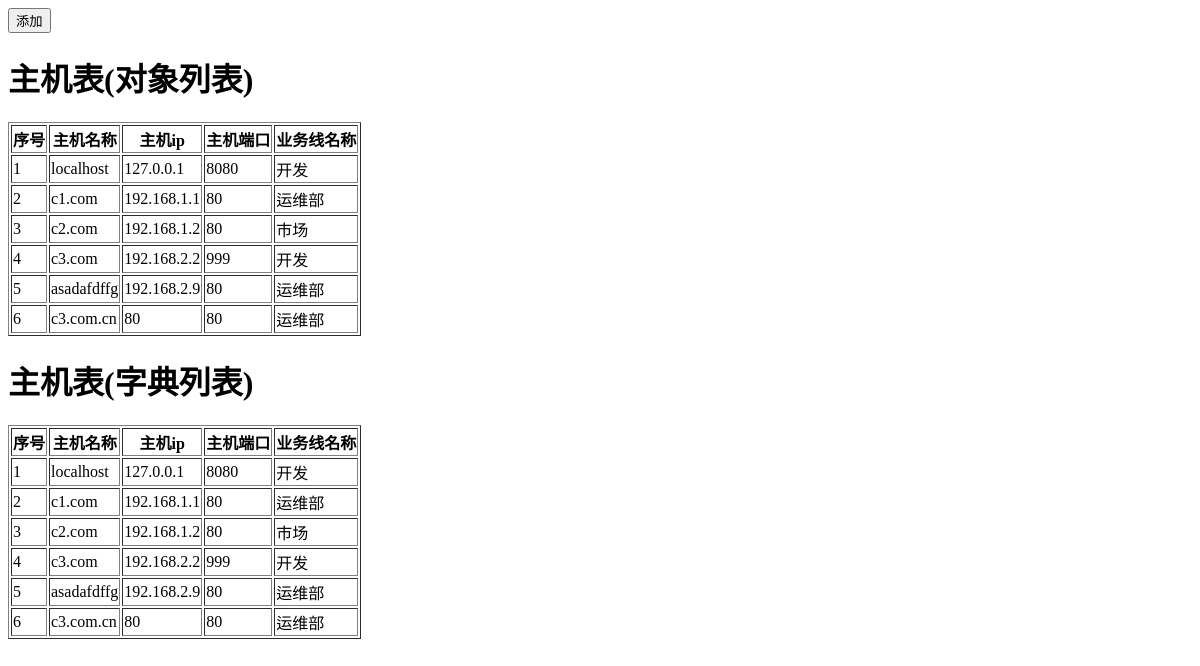
The app's page /host, older data.
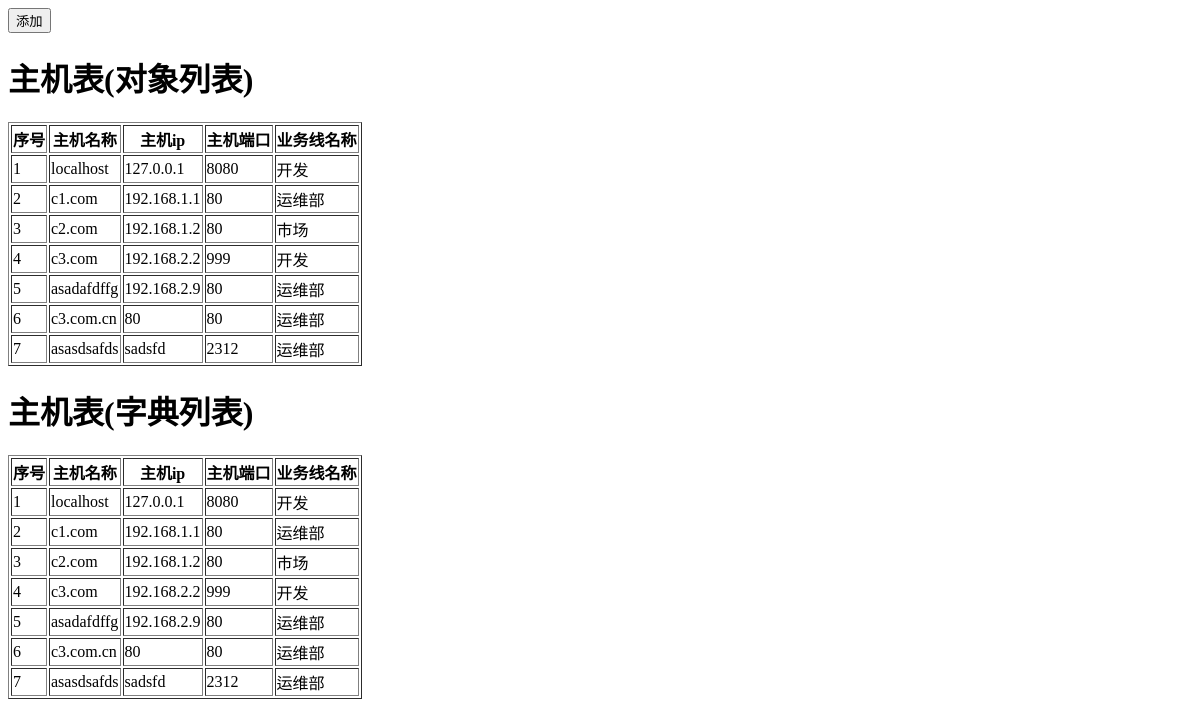
The same page, newer data.
### app01/models.py (models this page shows)
class Host(models.Model):
    nid = models.AutoField(primary_key=True)
    hostname = models.CharField(max_length=32, db_index=True)
    ip = models.GenericIPAddressField(protocol='both', db_index=True)
    port = models.IntegerField()
    business = models.ForeignKey(to='Business', to_field='id')

class Business(models.Model):
    caption = models.CharField(max_length=32)
    english = models.CharField(max_length=32, null=True)

### app01/views.py (the view, shortened to what this page needs)
# urls.py: url(r'^host$', views.host),
def host(request):
    if request.method == 'GET':
        hosts1 = models.Host.objects.all()
        hosts2 = models.Host.objects.filter(nid__gt=0).values('nid', 'ip', 'hostname', 'port', 'business_id',
                                                              'business__caption')
        businesses1 = models.Business.objects.all()
        return render(request, 'host.html', {'hosts1': hosts1, 'hosts2': hosts2, 'businesses': businesses1})

### templates/host.html (shortened to what this page needs)
<!DOCTYPE html>
<html lang="en">
<head>
</head>
<body>
    <div>
        <input id="add-host" type="button" value="添加">
    </div>
    <h1>主机表(对象列表)</h1>
    <table border="1">
        <thead>
            <th>序号</th>
            <th>主机名称</th>
            <th>主机ip</th>
            <th>主机端口</th>
            <th>业务线名称</th>
        </thead>
        <tbody>
                {% for host in hosts1 %}
                    <tr host-id="{{host.nid}}" buniness-id="{{host.business.id}}">
                        <td>{{ forloop.counter }}</td>
                        <td>{{ host.hostname }}</td>
                        <td>{{ host.ip }}</td>
                        <td>{{ host.port }}</td>
                        <td>{{ host.business.caption }}</td>
                    </tr>
                {% endfor %}
        </tbody>
    </table>
    <h1>主机表(字典列表)</h1>
    <table border="1">
        <thead>
            <th>序号</th>
            <th>主机名称</th>
            <th>主机ip</th>
            <th>主机端口</th>
            <th>业务线名称</th>
        </thead>
        <tbody>
            {% for host in hosts2 %}
                <tr host-id="{{host.nid}}" buniness-id="{{host.business_id}}">
                    <td>{{ forloop.counter }}</td>
                    <td>{{ host.hostname }}</td>
                    <td>{{ host.ip }}</td>
                    <td>{{ host.port }}</td>
                    <td>{{ host.business__caption }}</td>
                </tr>
            {% endfor %}
        </tbody>
    </table>
</body>
</html>

Row changes from the older to the newer data that the page shows:
added Host: hostname "asasdsafds", ip "sadsfd", port "2312", business.caption "运维部", business__caption "运维部"
